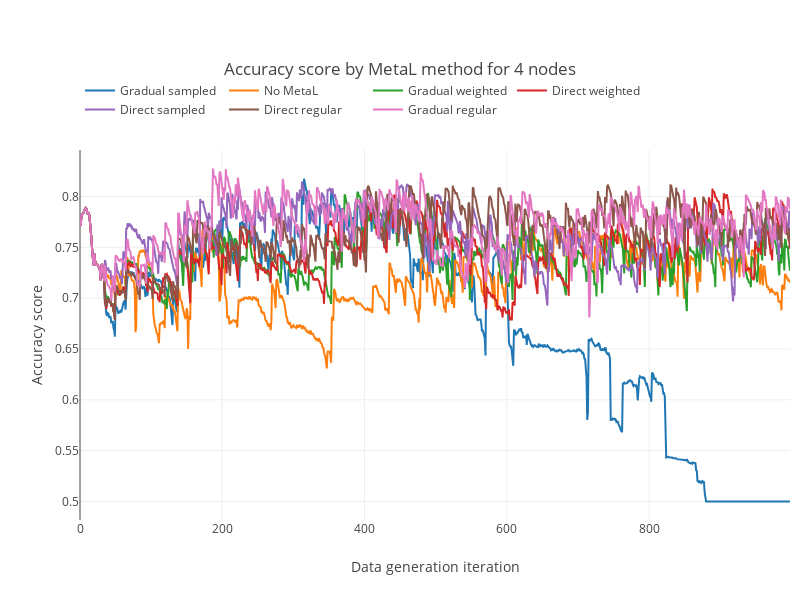

Source (notebook cell):
### Code cell
fig=go.Figure()
for idx,name in enumerate(processed_aggregation_names):
    fig.add_trace(go.Scatter(y=average_in_time[idx][1:] ,name=name))
fig.update_layout(template="none", title=f"Accuracy score by {' '.join(plot_file_term.split('_'))} for {NODE_COUNT} nodes",
                  width=800,height=600,legend=dict( orientation="h",y=1.2),margin=dict(t=150,r=10))
fig.update_xaxes(title="Data generation iteration")
fig.update_yaxes(title="Accuracy score")
fig.write_image(f"./../figs/Performance_in_time_by_{plot_file_term}_{NODE_COUNT}_nodes.svg")
fig.show()

### Figure 1 — Plotly figure (JSON) as saved in the notebook; plotly's stock layout.template omitted (floating-point values rounded to 4 significant figures; data arrays with more than 128 entries replaced by an {"elided": "..."} marker saying what was removed)
{"data": [{"name": "Gradual sampled", "type": "scatter", "y": {"elided": "999 float values"}}, {"name": "No MetaL", "type": "scatter", "y": {"elided": "999 float values"}}, {"name": "Gradual weighted", "type": "scatter", "y": {"elided": "999 float values"}}, {"name": "Direct weighted", "type": "scatter", "y": {"elided": "999 float values"}}, {"name": "Direct sampled", "type": "scatter", "y": {"elided": "999 float values"}}, {"name": "Direct regular", "type": "scatter", "y": {"elided": "999 float values"}}, {"name": "Gradual regular", "type": "scatter", "y": {"elided": "999 float values"}}], "layout": {"height": 600, "legend": {"orientation": "h", "y": 1.2}, "margin": {"r": 10, "t": 150}, "title": {"text": "Accuracy score by MetaL method for 4 nodes"}, "width": 800, "xaxis": {"title": {"text": "Data generation iteration"}}, "yaxis": {"title": {"text": "Accuracy score"}}}}
